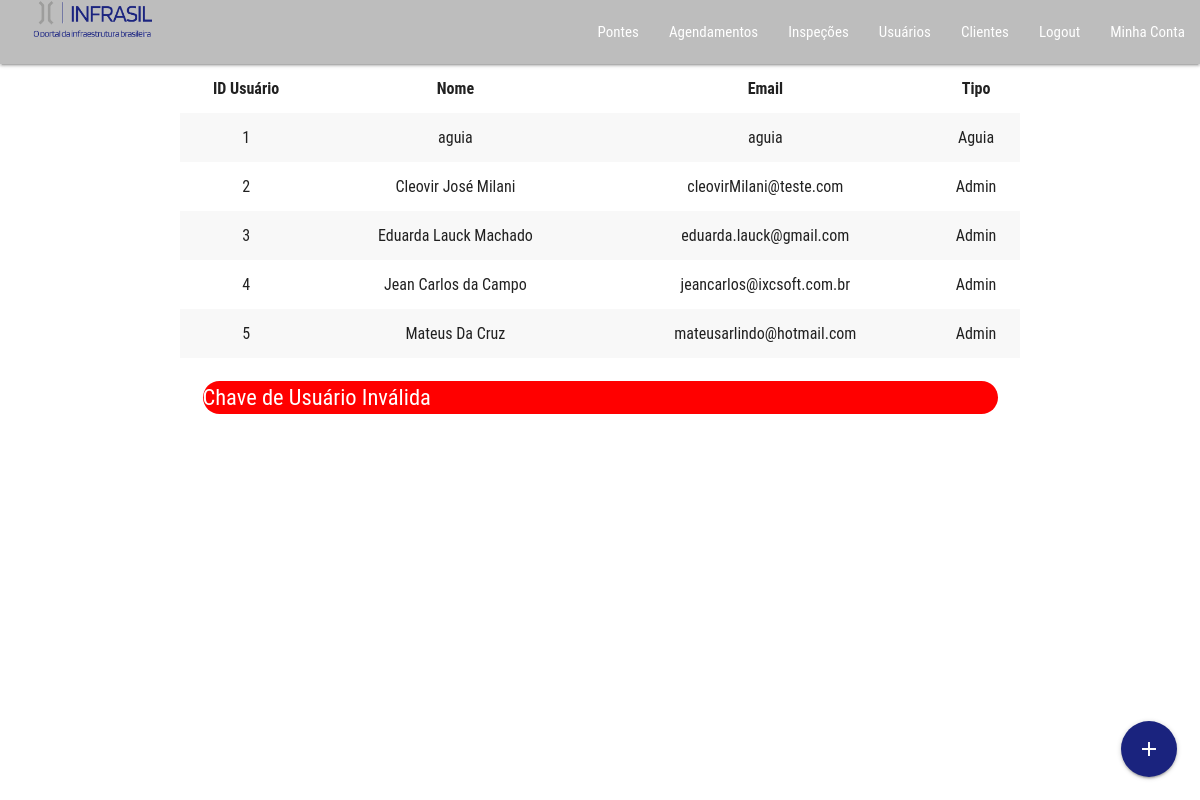
The app's page /usuarios.php?mensagemErro=104 (signed in) with its own data.
### tables this page shows
CREATE TABLE `usuarios` (
  `id` int(11) NOT NULL,
  `nome` varchar(200) NOT NULL,
  `email` varchar(200) NOT NULL,
  `senha` varchar(60) NOT NULL,
  `id_cliente` int(11) NOT NULL,
  `chave` varchar(60) NOT NULL,
  `tipo` enum('normal','admin','aguia') NOT NULL
);

### conexao.php (called while the page is built, shortened)
<?php
	class Conexao{
		public function conectar(){
			try{
				if($_SERVER['MIBDIRS'] == 'C:/xampp/php/extras/mibs'){
					$conexao = new mysqli($this::serverNameTest, $this::userNameTest, $this::senhaTest, $this::dbNameTest);
				}else{
					$conexao = new mysqli($this::serverName, $this::userName, $this::senha, $this::dbName);
				}
				$conexao->autocommit(true);
				return $conexao;
			} catch(Exception $e){
				return false;
			}
		}
		public function executarQuery($query){
			$conexao = $this->conectar();
			$retorno = $conexao->query($query);
			if(is_object($retorno) OR is_array($retorno))
				$retorno = $retorno->fetch_all(MYSQLI_ASSOC);
			elseif(is_bool($retorno) AND !$retorno){
				$conexao->query("ROLLBACK");
				return $conexao->error;
			}elseif(is_bool($retorno)){
				$retorno = $conexao->insert_id;
			}
			return $retorno;
		}
	}
?>

### UsuariosService.php (the view, shortened to what this page needs)
<?php
	require_once('conexao.php');
	class UsuariosService{
		public static function renderUsuarios($usuarios){
			echo "<div class='row'>";
			echo "<table class='striped centered responsive-table'>";
			echo "<thead>";
			echo "<tr>";
			echo "<th>ID Usuário</th>";
			echo "<th>Nome</th>";
			echo "<th>Email</th>";
			echo "<th>Tipo</th>";
			echo "</tr>";
			echo "</thead>";
			echo "<tbody>";
			foreach($usuarios as $usuario){
				echo "<tr>";
				echo "<td>".$usuario['id']."</td>";
				echo "<td>".$usuario['nome']."</td>";
				echo "<td>".$usuario['email']."</td>";
				echo "<td>".ucfirst($usuario['tipo'])."</td>";
				echo "</tr>";
			}
			echo "</tbody>";
			echo "</table>";
			echo "</div>";
			echo "<div class='row'>";
			echo "</div>";
			echo "
				<div class='fixed-action-btn'>
					<a data-target='modalCadastro' class='indigo darken-4 btn-large modal-trigger btn-floating waves-effect waves-light'>
						<i class='large material-icons'>add</i>
					</a>
				</div>";
		}
	}
?>

### assets/css/main.css (style rules this page uses)
body { display: flex; min-height: 100vh; flex-direction: column; }

### records on screen
usuarios: id "1", nome "aguia", email "aguia", tipo "Aguia"
usuarios: id "2", nome "Cleovir José Milani", email "cleovirMilani@teste.com", tipo "Admin"
usuarios: id "3", nome "Eduarda Lauck Machado", email "eduarda.lauck@gmail.com", tipo "Admin"
usuarios: id "4", nome "Jean Carlos da Campo", email "jeancarlos@ixcsoft.com.br", tipo "Admin"
usuarios: id "5", nome "Mateus Da Cruz", email "mateusarlindo@hotmail.com", tipo "Admin"

### other values on screen
$mensagemErro "Chave de Usuário Inválida"
